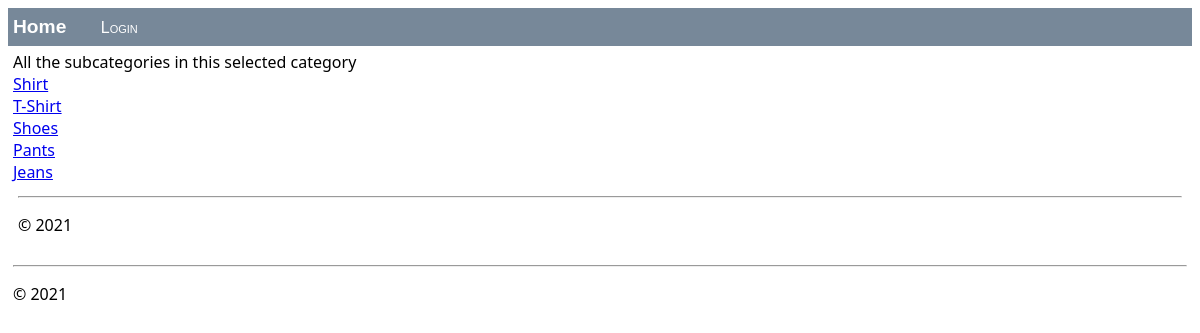
Page /fashion/ on the committed database.
### webstore/models.py (models this page shows, shortened)
class SubCategory(models.Model):
    subCategoryID = models.BigAutoField(primary_key=True, unique=True)
    categoryID = models.ForeignKey(Category, on_delete=models.CASCADE)
    name = models.CharField(max_length=300)
    urlName = models.CharField(max_length=300, default="defaultValue")

### webstore/views/views.py (the view)
# urls.py: path("fashion/", views.products, name="fashion"),
def products(request):
    if("subcategory" in request.GET.keys()):
        fillProducts(request)
        return render(request, "webstore/subcategory.html", products_dict)
    elif("product" in request.GET.keys()):
        fillProduct(request.GET["product"])
        return render(request, "webstore/product.html", product_dict)
    else:
        if(request.path == "/household-appliances/"):
            return render(request, "webstore/categories/household-appliances.html",subCategories_dict)
        elif(request.path == "/fashion/"):
            return render(request, "webstore/categories/fashion.html", subCategories_dict)
        elif(request.path == "/fitness/"):
            return render(request, "webstore/categories/fitness.html", subCategories_dict)
        elif(request.path == "/yard-tools/"):
            return render(request, "webstore/categories/yard-tools.html", subCategories_dict)
        elif(request.path == "/audio-video/"):
            return render(request, "webstore/categories/audio-video.html", subCategories_dict)
        return render(request, "webstore/categories/products.html", subCategories_dict)

### webstore/templates/webstore/categories/fashion.html (shortened to what this page needs)
{% extends "webstore/layout.html" %}
{% block content %}
<div>All the subcategories in this selected category</div>
{% for subCategory in fashion %}
    <div><a href=?subcategory={{subCategory.urlName}}>{{subCategory.name}}</a></div>
{% endfor %}
{% include "webstore/footer.html" %}
{% endblock %}

### rows in the picture
SubCategory: name "Shirt"
SubCategory: name "T-Shirt"
SubCategory: name "Shoes"
SubCategory: name "Pants"
SubCategory: name "Jeans"
